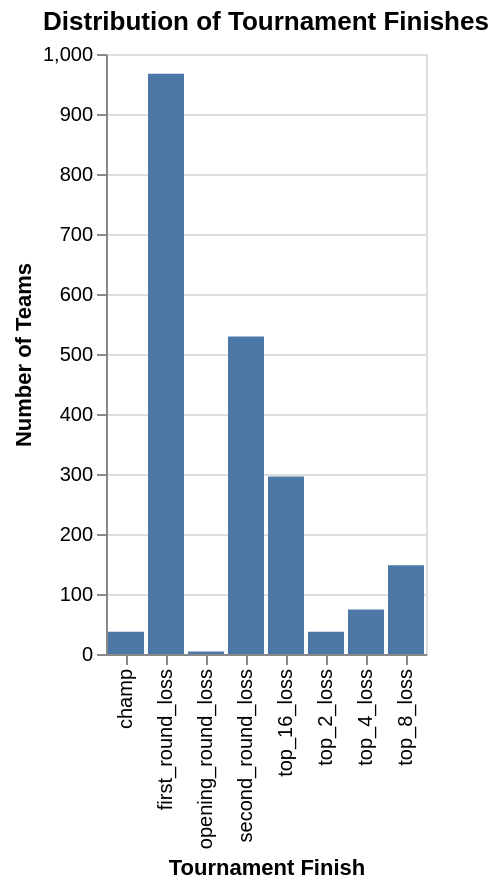

Here is the notebook cell this chart was saved with:
### Code cell
alt.Chart(WMM_tidy).mark_bar().encode(
    x=alt.X("tourney_finish").title("Tournament Finish"),
    y=alt.Y("count()").title("Number of Teams")
).properties(
    title="Distribution of Tournament Finishes")

### Figure 1 — Vega-Lite specification as saved in the notebook (floating-point values rounded to 4 significant figures; data arrays with more than 128 entries replaced by an {"elided": "..."} marker saying what was removed)
{"config": {"view": {"continuousWidth": 300, "continuousHeight": 300}}, "data": {"name": "data-6446a0a6f975f4b9a4df3fa291c859b0"}, "mark": {"type": "bar"}, "encoding": {"x": {"field": "tourney_finish", "title": "Tournament Finish", "type": "nominal"}, "y": {"aggregate": "count", "title": "Number of Teams", "type": "quantitative"}}, "title": "Distribution of Tournament Finishes", "$schema": "https://vega.github.io/schema/vega-lite/v5.20.1.json", "datasets": {"data-6446a0a6f975f4b9a4df3fa291c859b0": {"elided": "2092 records"}}}
